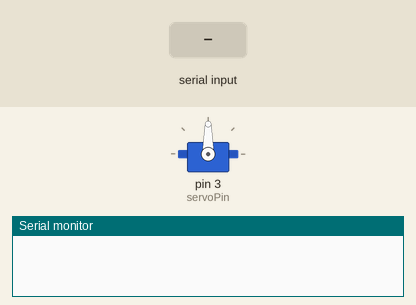
Simulated run of this sketch. Board: Arduino Uno, built with avr-gcc and run on an emulated ATmega328P. On the bench: servo, the last lines printed to the serial monitor. The inputs (shaded band) are chosen by the test bench.

Above: at 2.2 s.
2.3 s: "90,45\n" received over Serial
At 3.6 s:
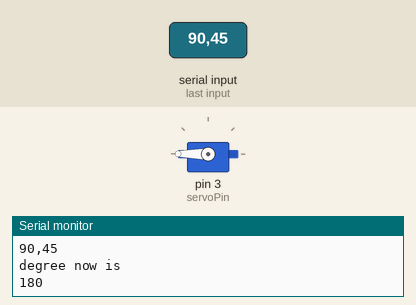
Timing chart, 0 to 5.3 s (numbered marks = the images above; inputs shaded):
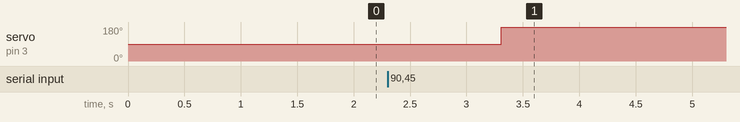

Measured:
- after the input at 2.3 s, servo on pin 3 (servoPin): 90° → 180° after 1.0 s

The sketch:

sketch_ChangePosition.ino
```cpp
#include <Servo.h>

// Declare the Servo pin
int servoPin = 3;
// Create a servo object
Servo servo;

String input = "0";
int incomingByte = 0; // for incoming serial data

void setup() {
  Serial.begin(9600);
  // We need to attach the servo to the used pin number
  servo.attach(servoPin);
  delay(1000);
}

void loop() {
  if (Serial.available() > 0) {
    input = Serial.readString();
    Serial.println(input);
    int a = input.toInt();
    //if cant be casted to int the return value will be 0
    if( a!=0 ){
      int degreeNow = servo.read();
      if(degreeNow+a<=180 and degreeNow+a>=0){
        if(a>0){
          servo.writeMicroseconds(1000);
          servo.write(degreeNow+a);
        }else if(a<0){
          servo.writeMicroseconds(2000);
          servo.write(degreeNow+a);
        }
          Serial.println("degree now is ");
          Serial.println(degreeNow+a);
      }
    }
  }
}
```
